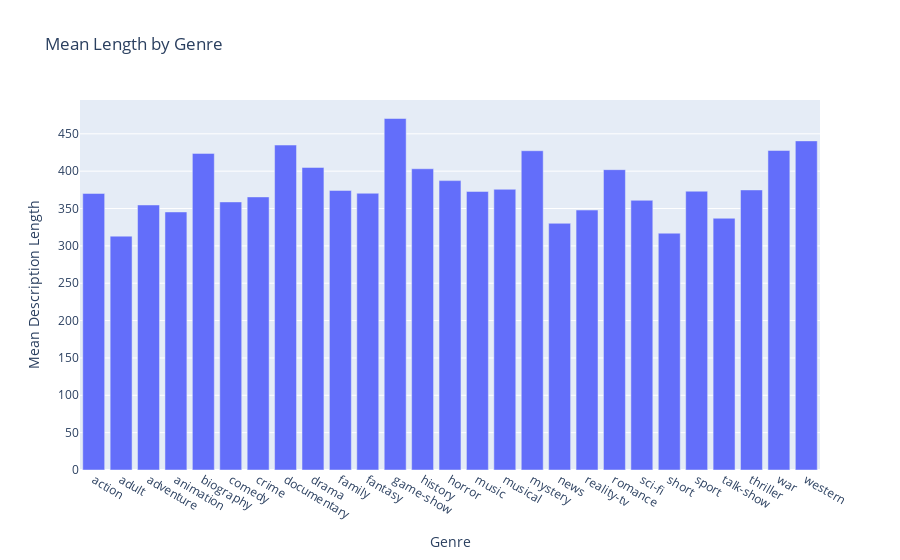

The code cell stored with this chart in its notebook:
### Markdown cell above
---
### Mean Description Length by Genre After Cleaning

### Code cell
grp_df = train_df.groupby('genre')['length_cleaned'].mean().reset_index()

fig = px.bar(grp_df, x='genre', y='length_cleaned', title='Mean Length by Genre')
fig.update_layout(xaxis_title='Genre', yaxis_title='Mean Description Length')

fig.show()

### Figure 1 — Plotly figure (JSON) as saved in the notebook; plotly's stock layout.template omitted (floating-point values rounded to 4 significant figures)
{"data": [{"alignmentgroup": "True", "hovertemplate": "genre=%{x}<br>length_cleaned=%{y}<extra></extra>", "legendgroup": "", "marker": {"color": "#636efa", "pattern": {"shape": ""}}, "name": "", "offsetgroup": "", "orientation": "v", "showlegend": false, "textposition": "auto", "type": "bar", "x": ["action", "adult", "adventure", "animation", "biography", "comedy", "crime", "documentary", "drama", "family", "fantasy", "game-show", "history", "horror", "music", "musical", "mystery", "news", "reality-tv", "romance", "sci-fi", "short", "sport", "talk-show", "thriller", "war", "western"], "xaxis": "x", "y": [370.2, 313.0, 354.8, 345.4, 423.8, 358.8, 365.5, 435.0, 405.0, 374.2, 370.4, 470.5, 403.2, 387.4, 372.9, 375.7, 427.4, 330.2, 347.9, 402.0, 361.0, 317.0, 373.2, 337.0, 374.9, 427.7, 440.5], "yaxis": "y"}], "layout": {"autosize": true, "barmode": "relative", "legend": {"tracegroupgap": 0}, "title": {"text": "Mean Length by Genre"}, "xaxis": {"anchor": "y", "autorange": true, "domain": [0, 1], "range": [-0.5, 26.5], "title": {"text": "Genre"}, "type": "category"}, "yaxis": {"anchor": "x", "autorange": true, "domain": [0, 1], "range": [0, 495.3], "title": {"text": "Mean Description Length"}, "type": "linear"}}}
